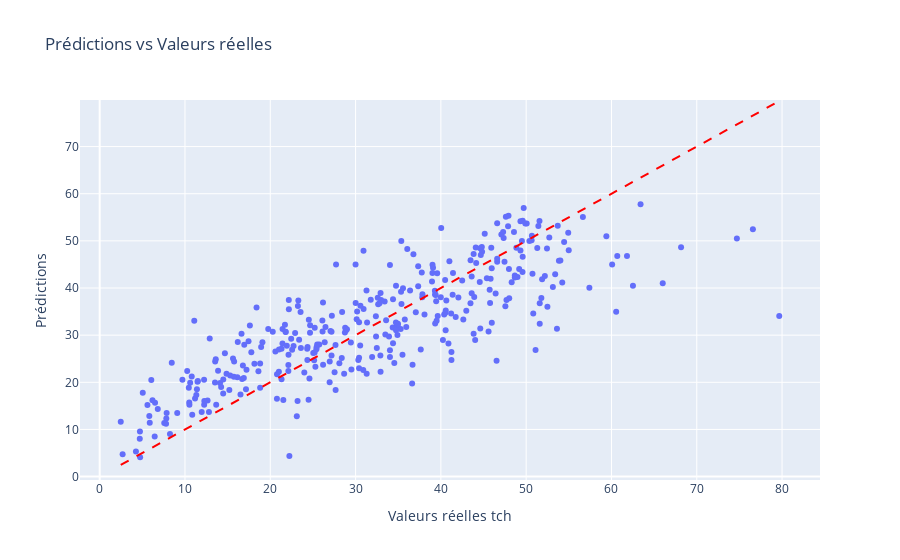

Notebook source saved alongside this figure:
### Code cell
# Création du DataFrame pour Plotly Express
import pandas as pd
df_plot = pd.DataFrame({
    'y_test': y_test,
    'y_pred': y_pred
})

# Scatter plot
fig = px.scatter(
    df_plot,
    x='y_test',
    y='y_pred',
    labels={'y_test': 'Valeurs réelles tch', 'y_pred': 'Prédictions'},
    title='Prédictions vs Valeurs réelles'
)

# Ajouter une ligne y=x pour visualiser l’idéal
fig.add_shape(
    type='line',
    x0=df_plot['y_test'].min(),
    y0=df_plot['y_test'].min(),
    x1=df_plot['y_test'].max(),
    y1=df_plot['y_test'].max(),
    line=dict(color='red', dash='dash')
)

fig.show()

### Figure 1 — Plotly figure (JSON) as saved in the notebook; plotly's stock layout.template omitted (floating-point values rounded to 4 significant figures; data arrays with more than 128 entries replaced by an {"elided": "..."} marker saying what was removed)
{"data": [{"hovertemplate": "Valeurs réelles tch=%{x}<br>Prédictions=%{y}<extra></extra>", "legendgroup": "", "marker": {"color": "#636efa", "symbol": "circle"}, "mode": "markers", "name": "", "orientation": "v", "showlegend": false, "type": "scatter", "x": {"elided": "354 float values"}, "xaxis": "x", "y": {"elided": "354 float values"}, "yaxis": "y"}], "layout": {"legend": {"tracegroupgap": 0}, "shapes": [{"line": {"color": "red", "dash": "dash"}, "type": "line", "x0": 2.47, "x1": 79.67, "y0": 2.47, "y1": 79.67}], "title": {"text": "Prédictions vs Valeurs réelles"}, "xaxis": {"anchor": "y", "domain": [0, 1], "title": {"text": "Valeurs réelles tch"}}, "yaxis": {"anchor": "x", "domain": [0, 1], "title": {"text": "Prédictions"}}}}
